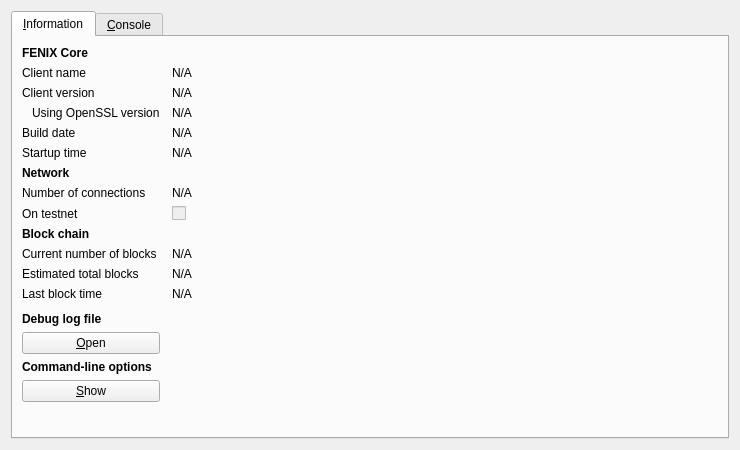
<?xml version="1.0" encoding="UTF-8"?>
<ui version="4.0">
 <class>RPCConsole</class>
 <widget class="QDialog" name="RPCConsole">
  <property name="geometry">
   <rect>
    <x>0</x>
    <y>0</y>
    <width>740</width>
    <height>450</height>
   </rect>
  </property>
  <property name="windowTitle">
   <string>FENIX - Debug window</string>
  </property>
  <layout class="QVBoxLayout" name="verticalLayout_2">
   <item>
    <widget class="QTabWidget" name="tabWidget">
     <property name="currentIndex">
      <number>0</number>
     </property>
     <widget class="QWidget" name="tab_info">
      <attribute name="title">
       <string>&amp;Information</string>
      </attribute>
      <layout class="QGridLayout" name="gridLayout" columnstretch="0,1">
       <property name="horizontalSpacing">
        <number>12</number>
       </property>
       <item row="0" column="0">
        <widget class="QLabel" name="label_9">
         <property name="font">
          <font>
           <weight>75</weight>
           <bold>true</bold>
          </font>
         </property>
         <property name="text">
          <string>FENIX Core</string>
         </property>
        </widget>
       </item>
       <item row="1" column="0">
        <widget class="QLabel" name="label_5">
         <property name="text">
          <string>Client name</string>
         </property>
        </widget>
       </item>
       <item row="1" column="1">
        <widget class="QLabel" name="clientName">
         <property name="cursor">
          <cursorShape>IBeamCursor</cursorShape>
         </property>
         <property name="text">
          <string>N/A</string>
         </property>
         <property name="textFormat">
          <enum>Qt::PlainText</enum>
         </property>
         <property name="textInteractionFlags">
          <set>Qt::LinksAccessibleByMouse|Qt::TextSelectableByKeyboard|Qt::TextSelectableByMouse</set>
         </property>
        </widget>
       </item>
       <item row="2" column="0">
        <widget class="QLabel" name="label_6">
         <property name="text">
          <string>Client version</string>
         </property>
        </widget>
       </item>
       <item row="2" column="1">
        <widget class="QLabel" name="clientVersion">
         <property name="cursor">
          <cursorShape>IBeamCursor</cursorShape>
         </property>
         <property name="text">
          <string>N/A</string>
         </property>
         <property name="textFormat">
          <enum>Qt::PlainText</enum>
         </property>
         <property name="textInteractionFlags">
          <set>Qt::LinksAccessibleByMouse|Qt::TextSelectableByKeyboard|Qt::TextSelectableByMouse</set>
         </property>
        </widget>
       </item>
       <item row="3" column="0">
        <widget class="QLabel" name="label_14">
         <property name="text">
          <string>Using OpenSSL version</string>
         </property>
         <property name="indent">
          <number>10</number>
         </property>
        </widget>
       </item>
       <item row="3" column="1">
        <widget class="QLabel" name="openSSLVersion">
         <property name="cursor">
          <cursorShape>IBeamCursor</cursorShape>
         </property>
         <property name="text">
          <string>N/A</string>
         </property>
         <property name="textFormat">
          <enum>Qt::PlainText</enum>
         </property>
         <property name="textInteractionFlags">
          <set>Qt::LinksAccessibleByMouse|Qt::TextSelectableByKeyboard|Qt::TextSelectableByMouse</set>
         </property>
        </widget>
       </item>
       <item row="4" column="0">
        <widget class="QLabel" name="label_12">
         <property name="text">
          <string>Build date</string>
         </property>
        </widget>
       </item>
       <item row="4" column="1">
        <widget class="QLabel" name="buildDate">
         <property name="cursor">
          <cursorShape>IBeamCursor</cursorShape>
         </property>
         <property name="text">
          <string>N/A</string>
         </property>
         <property name="textFormat">
          <enum>Qt::PlainText</enum>
         </property>
         <property name="textInteractionFlags">
          <set>Qt::LinksAccessibleByMouse|Qt::TextSelectableByKeyboard|Qt::TextSelectableByMouse</set>
         </property>
        </widget>
       </item>
       <item row="5" column="0">
        <widget class="QLabel" name="label_13">
         <property name="text">
          <string>Startup time</string>
         </property>
        </widget>
       </item>
       <item row="5" column="1">
        <widget class="QLabel" name="startupTime">
         <property name="cursor">
          <cursorShape>IBeamCursor</cursorShape>
         </property>
         <property name="text">
          <string>N/A</string>
         </property>
         <property name="textFormat">
          <enum>Qt::PlainText</enum>
         </property>
         <property name="textInteractionFlags">
          <set>Qt::LinksAccessibleByMouse|Qt::TextSelectableByKeyboard|Qt::TextSelectableByMouse</set>
         </property>
        </widget>
       </item>
       <item row="6" column="0">
        <widget class="QLabel" name="label_11">
         <property name="font">
          <font>
           <weight>75</weight>
           <bold>true</bold>
          </font>
         </property>
         <property name="text">
          <string>Network</string>
         </property>
        </widget>
       </item>
       <item row="7" column="0">
        <widget class="QLabel" name="label_7">
         <property name="text">
          <string>Number of connections</string>
         </property>
        </widget>
       </item>
       <item row="7" column="1">
        <widget class="QLabel" name="numberOfConnections">
         <property name="cursor">
          <cursorShape>IBeamCursor</cursorShape>
         </property>
         <property name="text">
          <string>N/A</string>
         </property>
         <property name="textFormat">
          <enum>Qt::PlainText</enum>
         </property>
         <property name="textInteractionFlags">
          <set>Qt::LinksAccessibleByMouse|Qt::TextSelectableByKeyboard|Qt::TextSelectableByMouse</set>
         </property>
        </widget>
       </item>
       <item row="8" column="0">
        <widget class="QLabel" name="label_8">
         <property name="text">
          <string>On testnet</string>
         </property>
        </widget>
       </item>
       <item row="8" column="1">
        <widget class="QCheckBox" name="isTestNet">
         <property name="enabled">
          <bool>false</bool>
         </property>
         <property name="text">
          <string/>
         </property>
        </widget>
       </item>
       <item row="9" column="0">
        <widget class="QLabel" name="label_10">
         <property name="font">
          <font>
           <weight>75</weight>
           <bold>true</bold>
          </font>
         </property>
         <property name="text">
          <string>Block chain</string>
         </property>
        </widget>
       </item>
       <item row="10" column="0">
        <widget class="QLabel" name="label_3">
         <property name="text">
          <string>Current number of blocks</string>
         </property>
        </widget>
       </item>
       <item row="10" column="1">
        <widget class="QLabel" name="numberOfBlocks">
         <property name="cursor">
          <cursorShape>IBeamCursor</cursorShape>
         </property>
         <property name="text">
          <string>N/A</string>
         </property>
         <property name="textFormat">
          <enum>Qt::PlainText</enum>
         </property>
         <property name="textInteractionFlags">
          <set>Qt::LinksAccessibleByMouse|Qt::TextSelectableByKeyboard|Qt::TextSelectableByMouse</set>
         </property>
        </widget>
       </item>
       <item row="11" column="0">
        <widget class="QLabel" name="label_4">
         <property name="text">
          <string>Estimated total blocks</string>
         </property>
        </widget>
       </item>
       <item row="11" column="1">
        <widget class="QLabel" name="totalBlocks">
         <property name="cursor">
          <cursorShape>IBeamCursor</cursorShape>
         </property>
         <property name="text">
          <string>N/A</string>
         </property>
         <property name="textFormat">
          <enum>Qt::PlainText</enum>
         </property>
         <property name="textInteractionFlags">
          <set>Qt::LinksAccessibleByMouse|Qt::TextSelectableByKeyboard|Qt::TextSelectableByMouse</set>
         </property>
        </widget>
       </item>
       <item row="12" column="0">
        <widget class="QLabel" name="label_2">
         <property name="text">
          <string>Last block time</string>
         </property>
        </widget>
       </item>
       <item row="12" column="1">
        <widget class="QLabel" name="lastBlockTime">
         <property name="cursor">
          <cursorShape>IBeamCursor</cursorShape>
         </property>
         <property name="text">
          <string>N/A</string>
         </property>
         <property name="textFormat">
          <enum>Qt::PlainText</enum>
         </property>
         <property name="textInteractionFlags">
          <set>Qt::LinksAccessibleByMouse|Qt::TextSelectableByKeyboard|Qt::TextSelectableByMouse</set>
         </property>
        </widget>
       </item>
       <item row="13" column="0">
        <spacer name="verticalSpacer_2">
         <property name="orientation">
          <enum>Qt::Vertical</enum>
         </property>
         <property name="sizeHint" stdset="0">
          <size>
           <width>20</width>
           <height>20</height>
          </size>
         </property>
        </spacer>
       </item>
       <item row="14" column="0">
        <widget class="QLabel" name="labelDebugLogfile">
         <property name="font">
          <font>
           <weight>75</weight>
           <bold>true</bold>
          </font>
         </property>
         <property name="text">
          <string>Debug log file</string>
         </property>
        </widget>
       </item>
       <item row="15" column="0">
        <widget class="QPushButton" name="openDebugLogfileButton">
         <property name="toolTip">
          <string>Open the FENIX debug log file from the current data directory. This can take a few seconds for large log files.</string>
         </property>
         <property name="text">
          <string>&amp;Open</string>
         </property>
         <property name="autoDefault">
          <bool>false</bool>
         </property>
        </widget>
       </item>
       <item row="16" column="0">
        <widget class="QLabel" name="labelCLOptions">
         <property name="font">
          <font>
           <weight>75</weight>
           <bold>true</bold>
          </font>
         </property>
         <property name="text">
          <string>Command-line options</string>
         </property>
        </widget>
       </item>
       <item row="17" column="0">
        <widget class="QPushButton" name="showCLOptionsButton">
         <property name="toolTip">
          <string>Show the FENIX-Qt help message to get a list with possible FENIX command-line options.</string>
         </property>
         <property name="text">
          <string>&amp;Show</string>
         </property>
         <property name="autoDefault">
          <bool>false</bool>
         </property>
        </widget>
       </item>
       <item row="18" column="0">
        <spacer name="verticalSpacer">
         <property name="orientation">
          <enum>Qt::Vertical</enum>
         </property>
         <property name="sizeHint" stdset="0">
          <size>
           <width>20</width>
           <height>40</height>
          </size>
         </property>
        </spacer>
       </item>
      </layout>
     </widget>
     <widget class="QWidget" name="tab_console">
      <attribute name="title">
       <string>&amp;Console</string>
      </attribute>
      <layout class="QVBoxLayout" name="verticalLayout_3">
       <property name="spacing">
        <number>3</number>
       </property>
       <item>
        <widget class="QTextEdit" name="messagesWidget">
         <property name="minimumSize">
          <size>
           <width>0</width>
           <height>100</height>
          </size>
         </property>
         <property name="readOnly">
          <bool>true</bool>
         </property>
         <property name="tabKeyNavigation" stdset="0">
          <bool>false</bool>
         </property>
         <property name="columnCount" stdset="0">
          <number>2</number>
         </property>
        </widget>
       </item>
       <item>
        <layout class="QHBoxLayout" name="horizontalLayout">
         <property name="spacing">
          <number>3</number>
         </property>
         <item>
          <widget class="QLabel" name="label">
           <property name="text">
            <string notr="true">&gt;</string>
           </property>
          </widget>
         </item>
         <item>
          <widget class="QLineEdit" name="lineEdit"/>
         </item>
         <item>
          <widget class="QPushButton" name="clearButton">
           <property name="maximumSize">
            <size>
             <width>24</width>
             <height>24</height>
            </size>
           </property>
           <property name="toolTip">
            <string>Clear console</string>
           </property>
           <property name="text">
            <string/>
           </property>
           <property name="icon">
            <iconset resource="../bitcoin.qrc">
             <normaloff>:/icons/remove</normaloff>:/icons/remove</iconset>
           </property>
           <property name="shortcut">
            <string notr="true">Ctrl+L</string>
           </property>
           <property name="autoDefault">
            <bool>false</bool>
           </property>
          </widget>
         </item>
        </layout>
       </item>
      </layout>
     </widget>
    </widget>
   </item>
  </layout>
 </widget>
 <resources>
  <include location="../bitcoin.qrc"/>
 </resources>
 <connections/>
</ui>
